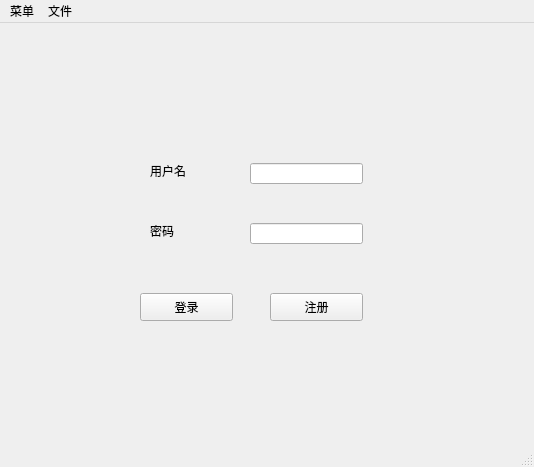
<?xml version="1.0" encoding="UTF-8"?>
<ui version="4.0">
 <class>MainWindow</class>
 <widget class="QMainWindow" name="MainWindow">
  <property name="geometry">
   <rect>
    <x>0</x>
    <y>0</y>
    <width>534</width>
    <height>467</height>
   </rect>
  </property>
  <property name="windowTitle">
   <string>学籍管理系统</string>
  </property>
  <property name="styleSheet">
   <string notr="true">border-image: url(:/Image/t012da561733aa69511[1].png);</string>
  </property>
  <widget class="QWidget" name="centralWidget">
   <widget class="QStackedWidget" name="stackedWidget">
    <property name="geometry">
     <rect>
      <x>0</x>
      <y>0</y>
      <width>521</width>
      <height>431</height>
     </rect>
    </property>
    <property name="autoFillBackground">
     <bool>true</bool>
    </property>
    <property name="currentIndex">
     <number>1</number>
    </property>
    <widget class="QWidget" name="page">
     <widget class="QWidget" name="Registerwidget" native="true">
      <property name="geometry">
       <rect>
        <x>0</x>
        <y>0</y>
        <width>521</width>
        <height>411</height>
       </rect>
      </property>
      <widget class="QLabel" name="label">
       <property name="geometry">
        <rect>
         <x>120</x>
         <y>120</y>
         <width>72</width>
         <height>15</height>
        </rect>
       </property>
       <property name="text">
        <string>用户名</string>
       </property>
      </widget>
      <widget class="QLabel" name="label_2">
       <property name="geometry">
        <rect>
         <x>120</x>
         <y>170</y>
         <width>72</width>
         <height>15</height>
        </rect>
       </property>
       <property name="text">
        <string>密码</string>
       </property>
      </widget>
      <widget class="QLineEdit" name="Register_idLineEdit">
       <property name="geometry">
        <rect>
         <x>210</x>
         <y>120</y>
         <width>113</width>
         <height>21</height>
        </rect>
       </property>
      </widget>
      <widget class="QLineEdit" name="Register_passwardLineEdit">
       <property name="geometry">
        <rect>
         <x>210</x>
         <y>170</y>
         <width>113</width>
         <height>21</height>
        </rect>
       </property>
       <property name="echoMode">
        <enum>QLineEdit::Password</enum>
       </property>
      </widget>
      <widget class="QLabel" name="label_3">
       <property name="geometry">
        <rect>
         <x>120</x>
         <y>220</y>
         <width>72</width>
         <height>15</height>
        </rect>
       </property>
       <property name="text">
        <string>确认密码</string>
       </property>
      </widget>
      <widget class="QLineEdit" name="Register_checkedWard_lineEdit">
       <property name="geometry">
        <rect>
         <x>210</x>
         <y>220</y>
         <width>113</width>
         <height>21</height>
        </rect>
       </property>
       <property name="echoMode">
        <enum>QLineEdit::Password</enum>
       </property>
      </widget>
      <widget class="QPushButton" name="btn_Register_checked">
       <property name="geometry">
        <rect>
         <x>110</x>
         <y>280</y>
         <width>93</width>
         <height>28</height>
        </rect>
       </property>
       <property name="text">
        <string>注册</string>
       </property>
       <property name="autoDefault">
        <bool>true</bool>
       </property>
       <property name="default">
        <bool>false</bool>
       </property>
      </widget>
      <widget class="QPushButton" name="btn_register_return">
       <property name="geometry">
        <rect>
         <x>230</x>
         <y>280</y>
         <width>93</width>
         <height>28</height>
        </rect>
       </property>
       <property name="text">
        <string>返回</string>
       </property>
       <property name="autoDefault">
        <bool>true</bool>
       </property>
      </widget>
     </widget>
    </widget>
    <widget class="QWidget" name="page_2">
     <widget class="QWidget" name="Loginwidget" native="true">
      <property name="geometry">
       <rect>
        <x>10</x>
        <y>20</y>
        <width>531</width>
        <height>431</height>
       </rect>
      </property>
      <widget class="QLineEdit" name="Login_idLineEdit">
       <property name="geometry">
        <rect>
         <x>240</x>
         <y>120</y>
         <width>113</width>
         <height>21</height>
        </rect>
       </property>
      </widget>
      <widget class="QLineEdit" name="Login_passwardLineEdit">
       <property name="geometry">
        <rect>
         <x>240</x>
         <y>180</y>
         <width>113</width>
         <height>21</height>
        </rect>
       </property>
       <property name="echoMode">
        <enum>QLineEdit::Password</enum>
       </property>
      </widget>
      <widget class="QLabel" name="idLabel">
       <property name="geometry">
        <rect>
         <x>140</x>
         <y>120</y>
         <width>72</width>
         <height>15</height>
        </rect>
       </property>
       <property name="text">
        <string>用户名</string>
       </property>
      </widget>
      <widget class="QLabel" name="passwardLabel">
       <property name="geometry">
        <rect>
         <x>140</x>
         <y>180</y>
         <width>72</width>
         <height>15</height>
        </rect>
       </property>
       <property name="text">
        <string>密码</string>
       </property>
      </widget>
      <widget class="QPushButton" name="btn_login">
       <property name="geometry">
        <rect>
         <x>130</x>
         <y>250</y>
         <width>93</width>
         <height>28</height>
        </rect>
       </property>
       <property name="text">
        <string>登录</string>
       </property>
       <property name="autoDefault">
        <bool>true</bool>
       </property>
      </widget>
      <widget class="QPushButton" name="btn_register">
       <property name="geometry">
        <rect>
         <x>260</x>
         <y>250</y>
         <width>93</width>
         <height>28</height>
        </rect>
       </property>
       <property name="text">
        <string>注册</string>
       </property>
       <property name="autoDefault">
        <bool>true</bool>
       </property>
      </widget>
     </widget>
    </widget>
    <widget class="QWidget" name="page_3">
     <widget class="QWidget" name="Systemwidget" native="true">
      <property name="geometry">
       <rect>
        <x>10</x>
        <y>20</y>
        <width>531</width>
        <height>411</height>
       </rect>
      </property>
      <widget class="QPushButton" name="btn_addstudent">
       <property name="geometry">
        <rect>
         <x>180</x>
         <y>70</y>
         <width>93</width>
         <height>28</height>
        </rect>
       </property>
       <property name="text">
        <string>添加用户</string>
       </property>
       <property name="autoDefault">
        <bool>true</bool>
       </property>
      </widget>
      <widget class="QPushButton" name="btn_deletestudent">
       <property name="geometry">
        <rect>
         <x>180</x>
         <y>120</y>
         <width>93</width>
         <height>28</height>
        </rect>
       </property>
       <property name="text">
        <string>删除用户</string>
       </property>
       <property name="autoDefault">
        <bool>true</bool>
       </property>
      </widget>
      <widget class="QPushButton" name="btn_changepassward">
       <property name="geometry">
        <rect>
         <x>180</x>
         <y>170</y>
         <width>93</width>
         <height>28</height>
        </rect>
       </property>
       <property name="text">
        <string>更改密码</string>
       </property>
       <property name="autoDefault">
        <bool>true</bool>
       </property>
      </widget>
      <widget class="QPushButton" name="btn_SystemReturnToLogin">
       <property name="geometry">
        <rect>
         <x>180</x>
         <y>220</y>
         <width>93</width>
         <height>28</height>
        </rect>
       </property>
       <property name="text">
        <string>返回界面</string>
       </property>
       <property name="autoDefault">
        <bool>true</bool>
       </property>
      </widget>
     </widget>
    </widget>
    <widget class="QWidget" name="page_4">
     <widget class="QLabel" name="label_17">
      <property name="geometry">
       <rect>
        <x>120</x>
        <y>60</y>
        <width>72</width>
        <height>15</height>
       </rect>
      </property>
      <property name="text">
       <string>学生学号</string>
      </property>
     </widget>
     <widget class="QComboBox" name="Course_id_comboBox">
      <property name="geometry">
       <rect>
        <x>220</x>
        <y>50</y>
        <width>87</width>
        <height>22</height>
       </rect>
      </property>
     </widget>
     <widget class="QLabel" name="label_18">
      <property name="geometry">
       <rect>
        <x>120</x>
        <y>100</y>
        <width>72</width>
        <height>15</height>
       </rect>
      </property>
      <property name="text">
       <string>学生姓名</string>
      </property>
     </widget>
     <widget class="QLabel" name="Course_name_label">
      <property name="geometry">
       <rect>
        <x>220</x>
        <y>100</y>
        <width>72</width>
        <height>15</height>
       </rect>
      </property>
      <property name="text">
       <string>NULL</string>
      </property>
     </widget>
     <widget class="QLabel" name="label_20">
      <property name="geometry">
       <rect>
        <x>120</x>
        <y>140</y>
        <width>72</width>
        <height>15</height>
       </rect>
      </property>
      <property name="text">
       <string>学生班级</string>
      </property>
     </widget>
     <widget class="QLabel" name="Course_class_label">
      <property name="geometry">
       <rect>
        <x>220</x>
        <y>140</y>
        <width>72</width>
        <height>15</height>
       </rect>
      </property>
      <property name="text">
       <string>NULL</string>
      </property>
     </widget>
     <widget class="QLabel" name="label_22">
      <property name="geometry">
       <rect>
        <x>120</x>
        <y>180</y>
        <width>72</width>
        <height>15</height>
       </rect>
      </property>
      <property name="text">
       <string>选课课程</string>
      </property>
     </widget>
     <widget class="QComboBox" name="Course_select_comboBox">
      <property name="geometry">
       <rect>
        <x>220</x>
        <y>180</y>
        <width>87</width>
        <height>22</height>
       </rect>
      </property>
     </widget>
     <widget class="QPushButton" name="btn_Course_checked">
      <property name="geometry">
       <rect>
        <x>160</x>
        <y>260</y>
        <width>93</width>
        <height>28</height>
       </rect>
      </property>
      <property name="text">
       <string>确定</string>
      </property>
     </widget>
    </widget>
    <widget class="QWidget" name="page_5">
     <widget class="QLabel" name="label_4">
      <property name="geometry">
       <rect>
        <x>70</x>
        <y>70</y>
        <width>72</width>
        <height>15</height>
       </rect>
      </property>
      <property name="text">
       <string>学生学号</string>
      </property>
     </widget>
     <widget class="QLabel" name="label_5">
      <property name="geometry">
       <rect>
        <x>70</x>
        <y>120</y>
        <width>72</width>
        <height>15</height>
       </rect>
      </property>
      <property name="text">
       <string>学生姓名</string>
      </property>
     </widget>
     <widget class="QLabel" name="label_6">
      <property name="geometry">
       <rect>
        <x>70</x>
        <y>170</y>
        <width>72</width>
        <height>15</height>
       </rect>
      </property>
      <property name="text">
       <string>学生性别</string>
      </property>
     </widget>
     <widget class="QLabel" name="label_7">
      <property name="geometry">
       <rect>
        <x>70</x>
        <y>220</y>
        <width>72</width>
        <height>15</height>
       </rect>
      </property>
      <property name="text">
       <string>学生班级</string>
      </property>
     </widget>
     <widget class="QLineEdit" name="Addstudnet_id_LineEdit">
      <property name="geometry">
       <rect>
        <x>170</x>
        <y>70</y>
        <width>113</width>
        <height>21</height>
       </rect>
      </property>
     </widget>
     <widget class="QLineEdit" name="Addstudent_name_LineEdit">
      <property name="geometry">
       <rect>
        <x>170</x>
        <y>120</y>
        <width>113</width>
        <height>21</height>
       </rect>
      </property>
     </widget>
     <widget class="QLineEdit" name="Addstudent_sex_LineEdit">
      <property name="geometry">
       <rect>
        <x>170</x>
        <y>170</y>
        <width>113</width>
        <height>21</height>
       </rect>
      </property>
     </widget>
     <widget class="QLineEdit" name="Addstudent_class_LineEdit">
      <property name="geometry">
       <rect>
        <x>170</x>
        <y>220</y>
        <width>113</width>
        <height>21</height>
       </rect>
      </property>
     </widget>
     <widget class="QPushButton" name="btn_student_add">
      <property name="geometry">
       <rect>
        <x>350</x>
        <y>90</y>
        <width>93</width>
        <height>28</height>
       </rect>
      </property>
      <property name="text">
       <string>添加</string>
      </property>
      <property name="autoDefault">
       <bool>true</bool>
      </property>
     </widget>
    </widget>
    <widget class="QWidget" name="page_6">
     <widget class="QLabel" name="label_8">
      <property name="geometry">
       <rect>
        <x>70</x>
        <y>70</y>
        <width>72</width>
        <height>15</height>
       </rect>
      </property>
      <property name="text">
       <string>学生学号</string>
      </property>
     </widget>
     <widget class="QLabel" name="label_9">
      <property name="geometry">
       <rect>
        <x>70</x>
        <y>130</y>
        <width>72</width>
        <height>15</height>
       </rect>
      </property>
      <property name="text">
       <string>学生姓名</string>
      </property>
     </widget>
     <widget class="QLabel" name="label_10">
      <property name="geometry">
       <rect>
        <x>70</x>
        <y>180</y>
        <width>72</width>
        <height>15</height>
       </rect>
      </property>
      <property name="text">
       <string>学生性别</string>
      </property>
     </widget>
     <widget class="QLabel" name="label_11">
      <property name="geometry">
       <rect>
        <x>70</x>
        <y>240</y>
        <width>72</width>
        <height>15</height>
       </rect>
      </property>
      <property name="text">
       <string>学生班级</string>
      </property>
     </widget>
     <widget class="QLabel" name="Find_student_nameLabel">
      <property name="geometry">
       <rect>
        <x>190</x>
        <y>130</y>
        <width>72</width>
        <height>15</height>
       </rect>
      </property>
      <property name="text">
       <string>NULL</string>
      </property>
     </widget>
     <widget class="QLabel" name="Find_student_sexLabel">
      <property name="geometry">
       <rect>
        <x>190</x>
        <y>180</y>
        <width>72</width>
        <height>15</height>
       </rect>
      </property>
      <property name="text">
       <string>NULL</string>
      </property>
     </widget>
     <widget class="QLabel" name="Find_student_classLabel">
      <property name="geometry">
       <rect>
        <x>190</x>
        <y>240</y>
        <width>72</width>
        <height>15</height>
       </rect>
      </property>
      <property name="text">
       <string>NULL</string>
      </property>
     </widget>
     <widget class="QPushButton" name="btn_Find_student">
      <property name="geometry">
       <rect>
        <x>100</x>
        <y>310</y>
        <width>93</width>
        <height>28</height>
       </rect>
      </property>
      <property name="text">
       <string>查询</string>
      </property>
     </widget>
     <widget class="QComboBox" name="Find_student_comboBox">
      <property name="geometry">
       <rect>
        <x>180</x>
        <y>70</y>
        <width>87</width>
        <height>22</height>
       </rect>
      </property>
     </widget>
    </widget>
    <widget class="QWidget" name="page_7">
     <widget class="QComboBox" name="delete_student_comboBox">
      <property name="geometry">
       <rect>
        <x>240</x>
        <y>120</y>
        <width>87</width>
        <height>22</height>
       </rect>
      </property>
     </widget>
     <widget class="QLabel" name="label_12">
      <property name="geometry">
       <rect>
        <x>130</x>
        <y>120</y>
        <width>72</width>
        <height>15</height>
       </rect>
      </property>
      <property name="text">
       <string>学生学号</string>
      </property>
     </widget>
     <widget class="QPushButton" name="btn_student_delete">
      <property name="geometry">
       <rect>
        <x>180</x>
        <y>250</y>
        <width>93</width>
        <height>28</height>
       </rect>
      </property>
      <property name="text">
       <string>删除</string>
      </property>
     </widget>
    </widget>
    <widget class="QWidget" name="page_8">
     <widget class="QLabel" name="label_13">
      <property name="geometry">
       <rect>
        <x>100</x>
        <y>80</y>
        <width>72</width>
        <height>15</height>
       </rect>
      </property>
      <property name="text">
       <string>学生学号</string>
      </property>
     </widget>
     <widget class="QComboBox" name="change_student_comboBox">
      <property name="geometry">
       <rect>
        <x>220</x>
        <y>70</y>
        <width>87</width>
        <height>22</height>
       </rect>
      </property>
     </widget>
     <widget class="QLabel" name="label_14">
      <property name="geometry">
       <rect>
        <x>100</x>
        <y>130</y>
        <width>72</width>
        <height>15</height>
       </rect>
      </property>
      <property name="text">
       <string>学生姓名</string>
      </property>
     </widget>
     <widget class="QLabel" name="label_15">
      <property name="geometry">
       <rect>
        <x>100</x>
        <y>180</y>
        <width>72</width>
        <height>15</height>
       </rect>
      </property>
      <property name="text">
       <string>学生性别</string>
      </property>
     </widget>
     <widget class="QLabel" name="label_16">
      <property name="geometry">
       <rect>
        <x>100</x>
        <y>230</y>
        <width>72</width>
        <height>15</height>
       </rect>
      </property>
      <property name="text">
       <string>学生班级</string>
      </property>
     </widget>
     <widget class="QLineEdit" name="change_student_namelineEdit">
      <property name="geometry">
       <rect>
        <x>220</x>
        <y>130</y>
        <width>113</width>
        <height>21</height>
       </rect>
      </property>
     </widget>
     <widget class="QLineEdit" name="change_student_sexlineEdit">
      <property name="geometry">
       <rect>
        <x>220</x>
        <y>180</y>
        <width>113</width>
        <height>21</height>
       </rect>
      </property>
     </widget>
     <widget class="QLineEdit" name="change_student_classlineEdit">
      <property name="geometry">
       <rect>
        <x>220</x>
        <y>230</y>
        <width>113</width>
        <height>21</height>
       </rect>
      </property>
     </widget>
     <widget class="QPushButton" name="btn_change_student">
      <property name="geometry">
       <rect>
        <x>160</x>
        <y>300</y>
        <width>93</width>
        <height>28</height>
       </rect>
      </property>
      <property name="text">
       <string>更改</string>
      </property>
     </widget>
    </widget>
    <widget class="QWidget" name="page_9">
     <widget class="QLabel" name="label_19">
      <property name="geometry">
       <rect>
        <x>110</x>
        <y>70</y>
        <width>72</width>
        <height>15</height>
       </rect>
      </property>
      <property name="text">
       <string>学生学号</string>
      </property>
     </widget>
     <widget class="QLabel" name="label_21">
      <property name="geometry">
       <rect>
        <x>110</x>
        <y>110</y>
        <width>72</width>
        <height>15</height>
       </rect>
      </property>
      <property name="text">
       <string>学生姓名</string>
      </property>
     </widget>
     <widget class="QLabel" name="label_23">
      <property name="geometry">
       <rect>
        <x>110</x>
        <y>150</y>
        <width>72</width>
        <height>15</height>
       </rect>
      </property>
      <property name="text">
       <string>学生班级</string>
      </property>
     </widget>
     <widget class="QLabel" name="label_24">
      <property name="geometry">
       <rect>
        <x>110</x>
        <y>190</y>
        <width>72</width>
        <height>15</height>
       </rect>
      </property>
      <property name="text">
       <string>退课课程</string>
      </property>
     </widget>
     <widget class="QComboBox" name="Course_delete_idcomboBox">
      <property name="geometry">
       <rect>
        <x>210</x>
        <y>60</y>
        <width>87</width>
        <height>22</height>
       </rect>
      </property>
     </widget>
     <widget class="QLabel" name="Course_delete_namelabel">
      <property name="geometry">
       <rect>
        <x>210</x>
        <y>110</y>
        <width>72</width>
        <height>15</height>
       </rect>
      </property>
      <property name="text">
       <string>NULL</string>
      </property>
     </widget>
     <widget class="QLabel" name="Course_delete_classlabel">
      <property name="geometry">
       <rect>
        <x>210</x>
        <y>150</y>
        <width>72</width>
        <height>15</height>
       </rect>
      </property>
      <property name="text">
       <string>NULL</string>
      </property>
     </widget>
     <widget class="QComboBox" name="Course_delete_selectcomboBox">
      <property name="geometry">
       <rect>
        <x>210</x>
        <y>190</y>
        <width>87</width>
        <height>22</height>
       </rect>
      </property>
     </widget>
     <widget class="QPushButton" name="btn_course_delete">
      <property name="geometry">
       <rect>
        <x>160</x>
        <y>260</y>
        <width>93</width>
        <height>28</height>
       </rect>
      </property>
      <property name="text">
       <string>确定</string>
      </property>
     </widget>
    </widget>
    <widget class="QWidget" name="page_11">
     <widget class="QLabel" name="label_25">
      <property name="geometry">
       <rect>
        <x>50</x>
        <y>50</y>
        <width>72</width>
        <height>15</height>
       </rect>
      </property>
      <property name="text">
       <string>学生学号</string>
      </property>
     </widget>
     <widget class="QComboBox" name="Course_Find_comboBox">
      <property name="geometry">
       <rect>
        <x>140</x>
        <y>40</y>
        <width>87</width>
        <height>22</height>
       </rect>
      </property>
     </widget>
     <widget class="QPushButton" name="btn_Course_Find">
      <property name="geometry">
       <rect>
        <x>370</x>
        <y>40</y>
        <width>93</width>
        <height>28</height>
       </rect>
      </property>
      <property name="text">
       <string>查询</string>
      </property>
     </widget>
     <widget class="QLabel" name="label_26">
      <property name="geometry">
       <rect>
        <x>100</x>
        <y>120</y>
        <width>72</width>
        <height>15</height>
       </rect>
      </property>
      <property name="text">
       <string>高数</string>
      </property>
     </widget>
     <widget class="QLabel" name="label_27">
      <property name="geometry">
       <rect>
        <x>100</x>
        <y>170</y>
        <width>72</width>
        <height>15</height>
       </rect>
      </property>
      <property name="text">
       <string>概率论</string>
      </property>
     </widget>
     <widget class="QLabel" name="label_28">
      <property name="geometry">
       <rect>
        <x>100</x>
        <y>220</y>
        <width>72</width>
        <height>15</height>
       </rect>
      </property>
      <property name="text">
       <string>线性代数</string>
      </property>
     </widget>
     <widget class="QLabel" name="label_29">
      <property name="geometry">
       <rect>
        <x>100</x>
        <y>270</y>
        <width>72</width>
        <height>15</height>
       </rect>
      </property>
      <property name="text">
       <string>离散数学</string>
      </property>
     </widget>
     <widget class="QLabel" name="Course_Find_label_highmath">
      <property name="geometry">
       <rect>
        <x>210</x>
        <y>120</y>
        <width>72</width>
        <height>15</height>
       </rect>
      </property>
      <property name="text">
       <string>NULL</string>
      </property>
     </widget>
     <widget class="QLabel" name="Course_Find_label_posmath">
      <property name="geometry">
       <rect>
        <x>210</x>
        <y>170</y>
        <width>72</width>
        <height>15</height>
       </rect>
      </property>
      <property name="text">
       <string>NULL</string>
      </property>
     </widget>
     <widget class="QLabel" name="Course_Find_label_linearMath">
      <property name="geometry">
       <rect>
        <x>210</x>
        <y>220</y>
        <width>72</width>
        <height>15</height>
       </rect>
      </property>
      <property name="text">
       <string>NULL</string>
      </property>
     </widget>
     <widget class="QLabel" name="Course_Find_label_discreteMath">
      <property name="geometry">
       <rect>
        <x>210</x>
        <y>270</y>
        <width>72</width>
        <height>15</height>
       </rect>
      </property>
      <property name="text">
       <string>NULL</string>
      </property>
     </widget>
     <widget class="QLabel" name="label_34">
      <property name="geometry">
       <rect>
        <x>320</x>
        <y>120</y>
        <width>72</width>
        <height>15</height>
       </rect>
      </property>
      <property name="text">
       <string>c++</string>
      </property>
     </widget>
     <widget class="QLabel" name="label_35">
      <property name="geometry">
       <rect>
        <x>320</x>
        <y>170</y>
        <width>72</width>
        <height>15</height>
       </rect>
      </property>
      <property name="text">
       <string>java</string>
      </property>
     </widget>
     <widget class="QLabel" name="label_36">
      <property name="geometry">
       <rect>
        <x>320</x>
        <y>220</y>
        <width>72</width>
        <height>15</height>
       </rect>
      </property>
      <property name="text">
       <string>python</string>
      </property>
     </widget>
     <widget class="QLabel" name="Course_Find_label_cplus2">
      <property name="geometry">
       <rect>
        <x>420</x>
        <y>120</y>
        <width>72</width>
        <height>15</height>
       </rect>
      </property>
      <property name="text">
       <string>NULL</string>
      </property>
     </widget>
     <widget class="QLabel" name="Course_Find_label_java">
      <property name="geometry">
       <rect>
        <x>420</x>
        <y>170</y>
        <width>72</width>
        <height>15</height>
       </rect>
      </property>
      <property name="text">
       <string>NULL</string>
      </property>
     </widget>
     <widget class="QLabel" name="Course_Find_label_python">
      <property name="geometry">
       <rect>
        <x>420</x>
        <y>220</y>
        <width>72</width>
        <height>15</height>
       </rect>
      </property>
      <property name="text">
       <string>NULL</string>
      </property>
     </widget>
    </widget>
    <widget class="QWidget" name="page_12">
     <widget class="QLabel" name="label_30">
      <property name="geometry">
       <rect>
        <x>50</x>
        <y>30</y>
        <width>72</width>
        <height>15</height>
       </rect>
      </property>
      <property name="text">
       <string>学生学号</string>
      </property>
     </widget>
     <widget class="QComboBox" name="Score_id_comboBox">
      <property name="geometry">
       <rect>
        <x>160</x>
        <y>20</y>
        <width>87</width>
        <height>22</height>
       </rect>
      </property>
     </widget>
     <widget class="QLabel" name="label_31">
      <property name="geometry">
       <rect>
        <x>50</x>
        <y>80</y>
        <width>72</width>
        <height>15</height>
       </rect>
      </property>
      <property name="text">
       <string>学生姓名</string>
      </property>
     </widget>
     <widget class="QLabel" name="Score_name_label">
      <property name="geometry">
       <rect>
        <x>160</x>
        <y>80</y>
        <width>72</width>
        <height>15</height>
       </rect>
      </property>
      <property name="text">
       <string>NULL</string>
      </property>
     </widget>
     <widget class="QLabel" name="label_33">
      <property name="geometry">
       <rect>
        <x>50</x>
        <y>130</y>
        <width>72</width>
        <height>15</height>
       </rect>
      </property>
      <property name="text">
       <string>学生班级</string>
      </property>
     </widget>
     <widget class="QLabel" name="Score_class_label">
      <property name="geometry">
       <rect>
        <x>160</x>
        <y>130</y>
        <width>72</width>
        <height>15</height>
       </rect>
      </property>
      <property name="text">
       <string>NULL</string>
      </property>
     </widget>
     <widget class="QLabel" name="label_38">
      <property name="geometry">
       <rect>
        <x>50</x>
        <y>180</y>
        <width>72</width>
        <height>15</height>
       </rect>
      </property>
      <property name="text">
       <string>高数</string>
      </property>
     </widget>
     <widget class="QLineEdit" name="Score_lineEdit_highMath">
      <property name="geometry">
       <rect>
        <x>150</x>
        <y>170</y>
        <width>113</width>
        <height>21</height>
       </rect>
      </property>
     </widget>
     <widget class="QLabel" name="label_39">
      <property name="geometry">
       <rect>
        <x>50</x>
        <y>220</y>
        <width>72</width>
        <height>15</height>
       </rect>
      </property>
      <property name="text">
       <string>概率论</string>
      </property>
     </widget>
     <widget class="QLineEdit" name="Score_lineEdit_posMath">
      <property name="geometry">
       <rect>
        <x>150</x>
        <y>210</y>
        <width>113</width>
        <height>21</height>
       </rect>
      </property>
     </widget>
     <widget class="QLabel" name="label_40">
      <property name="geometry">
       <rect>
        <x>50</x>
        <y>260</y>
        <width>72</width>
        <height>15</height>
       </rect>
      </property>
      <property name="text">
       <string>线性代数</string>
      </property>
     </widget>
     <widget class="QLineEdit" name="Score_lineEdit_linearMath">
      <property name="geometry">
       <rect>
        <x>150</x>
        <y>250</y>
        <width>113</width>
        <height>21</height>
       </rect>
      </property>
     </widget>
     <widget class="QLabel" name="label_41">
      <property name="geometry">
       <rect>
        <x>50</x>
        <y>300</y>
        <width>72</width>
        <height>15</height>
       </rect>
      </property>
      <property name="text">
       <string>离散数学</string>
      </property>
     </widget>
     <widget class="QLineEdit" name="Score_lineEdit_discreteMath">
      <property name="geometry">
       <rect>
        <x>150</x>
        <y>290</y>
        <width>113</width>
        <height>21</height>
       </rect>
      </property>
     </widget>
     <widget class="QLabel" name="label_42">
      <property name="geometry">
       <rect>
        <x>300</x>
        <y>180</y>
        <width>72</width>
        <height>15</height>
       </rect>
      </property>
      <property name="text">
       <string>c++</string>
      </property>
     </widget>
     <widget class="QLineEdit" name="Score_lineEdit_cplus2">
      <property name="geometry">
       <rect>
        <x>370</x>
        <y>170</y>
        <width>113</width>
        <height>21</height>
       </rect>
      </property>
     </widget>
     <widget class="QLabel" name="label_43">
      <property name="geometry">
       <rect>
        <x>300</x>
        <y>210</y>
        <width>72</width>
        <height>15</height>
       </rect>
      </property>
      <property name="text">
       <string>java</string>
      </property>
     </widget>
     <widget class="QLineEdit" name="Score_lineEdit_java">
      <property name="geometry">
       <rect>
        <x>370</x>
        <y>210</y>
        <width>113</width>
        <height>21</height>
       </rect>
      </property>
     </widget>
     <widget class="QLabel" name="label_44">
      <property name="geometry">
       <rect>
        <x>290</x>
        <y>250</y>
        <width>72</width>
        <height>15</height>
       </rect>
      </property>
      <property name="text">
       <string>python</string>
      </property>
     </widget>
     <widget class="QLineEdit" name="Score_lineEdit_python">
      <property name="geometry">
       <rect>
        <x>370</x>
        <y>250</y>
        <width>113</width>
        <height>21</height>
       </rect>
      </property>
     </widget>
    </widget>
    <widget class="QWidget" name="page_10"/>
   </widget>
  </widget>
  <widget class="QMenuBar" name="menuBar">
   <property name="geometry">
    <rect>
     <x>0</x>
     <y>0</y>
     <width>534</width>
     <height>26</height>
    </rect>
   </property>
   <widget class="QMenu" name="menu">
    <property name="title">
     <string>菜单</string>
    </property>
    <widget class="QMenu" name="Menu_Student">
     <property name="title">
      <string>学生管理</string>
     </property>
     <addaction name="Menu_add_student"/>
     <addaction name="Menu_delete_student"/>
     <addaction name="Menu_change_student"/>
     <addaction name="Menu_find_student"/>
    </widget>
    <widget class="QMenu" name="Menu_course">
     <property name="title">
      <string>课程管理</string>
     </property>
     <addaction name="Menu_add_course"/>
     <addaction name="Menu_delete_course"/>
     <addaction name="Menu_change_course"/>
     <addaction name="Menu_find_course"/>
    </widget>
    <addaction name="Menu_system"/>
    <addaction name="Menu_Score"/>
    <addaction name="Menu_Student"/>
    <addaction name="Menu_course"/>
    <addaction name="Menu_print"/>
    <addaction name="Menu_exit"/>
   </widget>
   <widget class="QMenu" name="menu_2">
    <property name="title">
     <string>文件</string>
    </property>
    <addaction name="File_save"/>
   </widget>
   <addaction name="menu"/>
   <addaction name="menu_2"/>
  </widget>
  <widget class="QStatusBar" name="statusBar"/>
  <action name="Menu_system">
   <property name="text">
    <string>系统管理</string>
   </property>
  </action>
  <action name="Menu_Score">
   <property name="text">
    <string>成绩管理</string>
   </property>
  </action>
  <action name="Menu_print">
   <property name="text">
    <string>打印</string>
   </property>
  </action>
  <action name="Menu_add_student">
   <property name="text">
    <string>添加学生</string>
   </property>
  </action>
  <action name="Menu_delete_student">
   <property name="text">
    <string>删除学生</string>
   </property>
  </action>
  <action name="Menu_change_student">
   <property name="text">
    <string>更改学生信息</string>
   </property>
  </action>
  <action name="Menu_find_student">
   <property name="text">
    <string>查询学生</string>
   </property>
  </action>
  <action name="Menu_add_course">
   <property name="text">
    <string>选课</string>
   </property>
  </action>
  <action name="Menu_delete_course">
   <property name="text">
    <string>退课</string>
   </property>
  </action>
  <action name="Menu_change_course">
   <property name="text">
    <string>更改课程</string>
   </property>
  </action>
  <action name="Menu_find_course">
   <property name="text">
    <string>查询</string>
   </property>
  </action>
  <action name="Menu_exit">
   <property name="text">
    <string>退出登录</string>
   </property>
  </action>
  <action name="File_save">
   <property name="text">
    <string>保存文件</string>
   </property>
  </action>
 </widget>
 <layoutdefault spacing="6" margin="11"/>
 <resources/>
 <connections/>
</ui>
